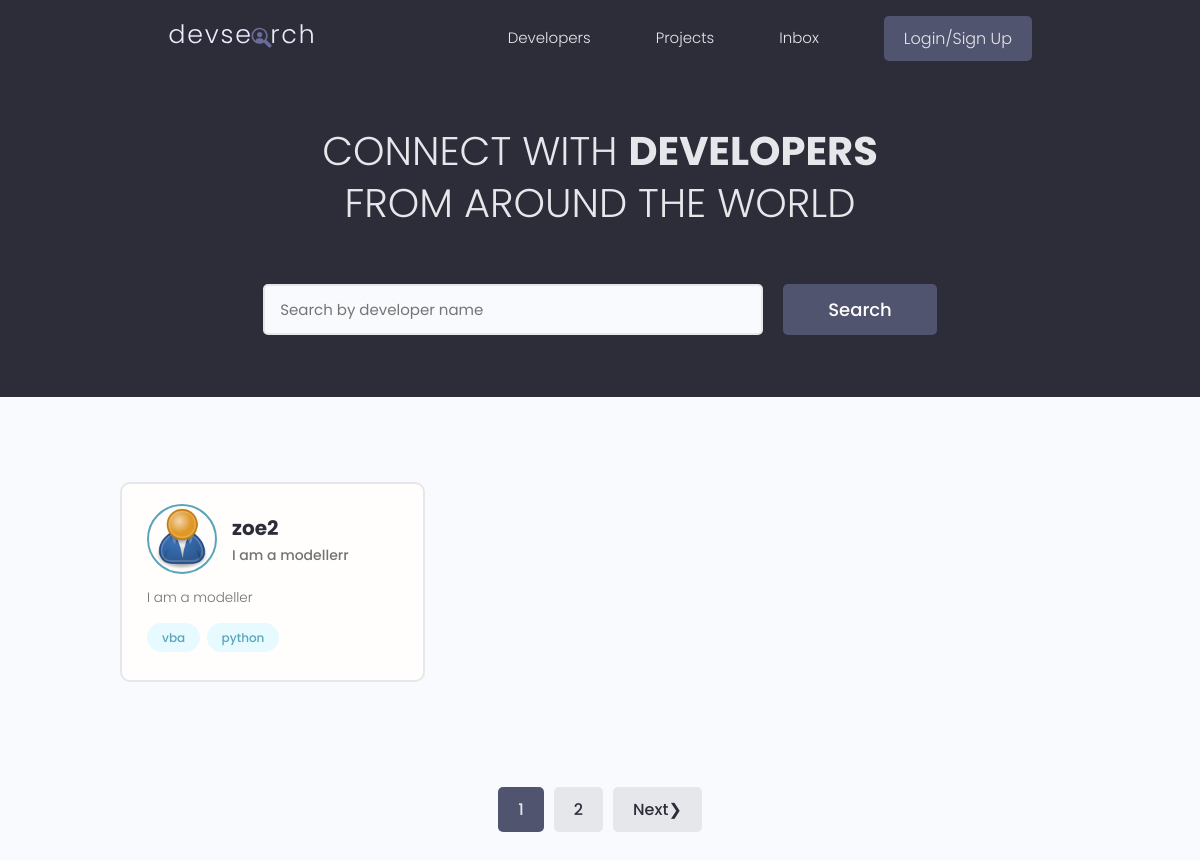
/, run on an earlier commit of the app's database.
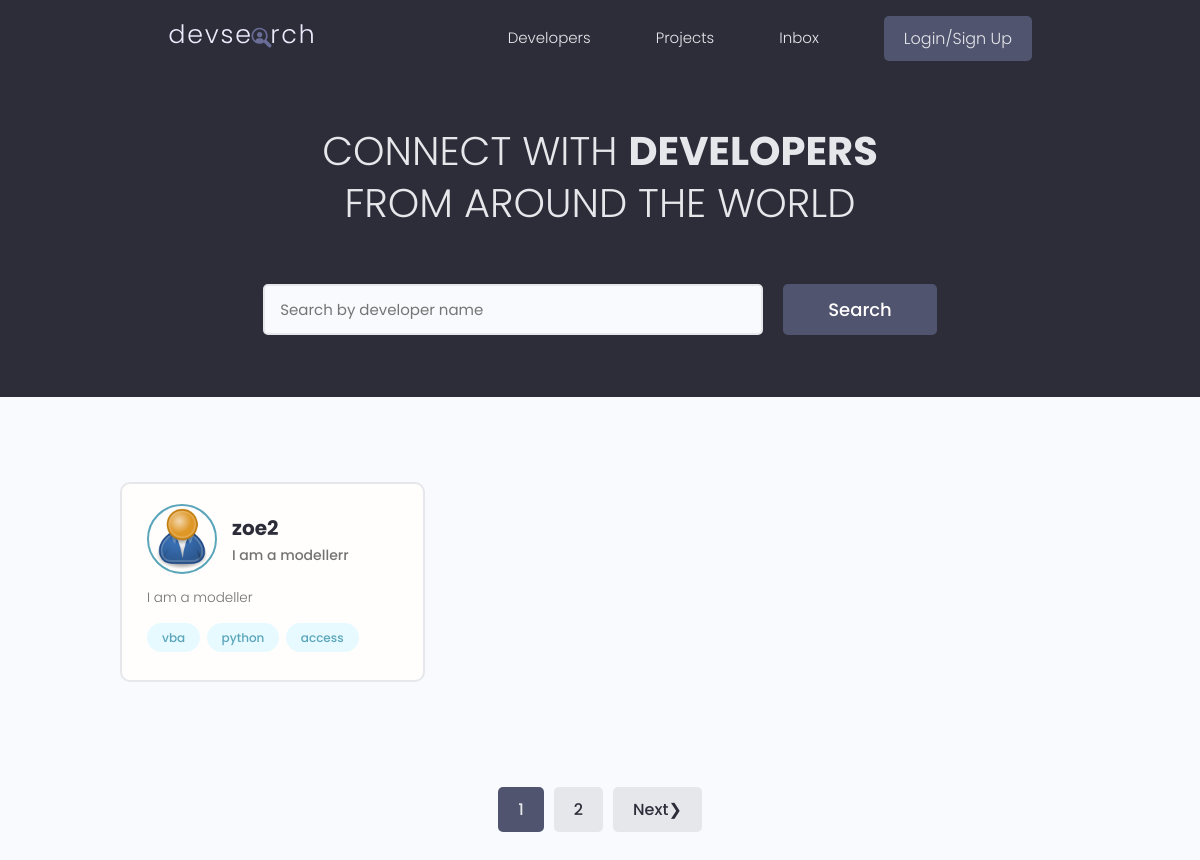
And on a later commit of the database.
### users/models.py (models this page shows, shortened)
class Profile(models.Model):
    user = models.OneToOneField(
        User, on_delete=models.CASCADE, null=True, blank=True)
    name = models.CharField(max_length=200, blank=True, null=True)
    email = models.EmailField(max_length=500, blank=True, null=True)
    username = models.CharField(max_length=200, blank=True, null=True)
    location = models.CharField(max_length=200, blank=True, null=True)
    short_intro = models.CharField(max_length=200, blank=True, null=True)
    bio = models.TextField(blank=True, null=True)
    profile_image = models.ImageField(
        null=True, blank=True, upload_to='profiles/', default="profiles/user-default.png")
    social_github = models.CharField(max_length=200, blank=True, null=True)
    social_twitter = models.CharField(max_length=200, blank=True, null=True)
    social_linkedin = models.CharField(max_length=200, blank=True, null=True)
    social_youtube = models.CharField(max_length=200, blank=True, null=True)
    social_website = models.CharField(max_length=200, blank=True, null=True)
    created = models.DateTimeField(auto_now_add=True)
    id = models.UUIDField(default=uuid.uuid4, unique=True,
                          primary_key=True, editable=False)

class Skill(models.Model):
    owner = models.ForeignKey(
        Profile, on_delete=models.CASCADE, null=True, blank=True)
    name = models.CharField(max_length=200, blank=True, null=True)
    description = models.TextField(blank=True, null=True)
    created = models.DateTimeField(auto_now_add=True)
    id = models.UUIDField(default=uuid.uuid4, unique=True,
                          primary_key=True, editable=False)
    def __str__(self):
        return str(self.name)

### users/views.py (the view)
# urls.py: path('', views.profiles, name="profiles"),
def profiles(request):
    profiles, search_query = searchProfiles(request)
    custom_range, profiles = paginationProfiles(request, profiles, 1)
    context = {'profiles': profiles, 'search_query': search_query,
               'custom_range': custom_range}
    return render(request, 'users/profiles.html', context)

### users/utils.py (called while the page is built)
def paginationProfiles(request, profiles, results):
    page = request.GET.get('page')
    paginator = Paginator(profiles, results)
    try:
        profiles = paginator.page(page)
    except PageNotAnInteger:
        page = 1
        profiles = paginator.page(page)
    except EmptyPage:
        page = paginator.num_pages
        profiles = paginator.page(page)
    leftIndex = (int(page) - 1)
    if leftIndex < 1:
        leftIndex = 1
    rightIndex = (int(page) + 2)
    if rightIndex > paginator.num_pages:
        rightIndex = paginator.num_pages + 1
    custom_range = range(leftIndex, rightIndex)
    return custom_range, profiles

def searchProfiles(request):
    search_query = ''
    if request.GET.get('search_query'):
        search_query = request.GET.get('search_query')
    skills = Skill.objects.filter(name__icontains=search_query)
    profiles = Profile.objects.distinct().filter(
        Q(name__icontains=search_query) |
        Q(short_intro__icontains=search_query) |
        Q(skill__in=skills)
    )
    return profiles, search_query

### users/templates/users/profiles.html (shortened to what this page needs)
{% extends 'main.html' %}
{% block content %}
    <main class="home">
        <section class="hero-section text-center">
          <div class="container container--narrow">
            <div class="hero-section__box">
              <h2>CONNECT WITH <span>DEVELOPERS</span></h2>
              <h2>FROM AROUND THE WORLD</h2>
            </div>
            <div class="hero-section__search">
              <form id="searchForm" class="form" action="{% url 'profiles'%}" method="get">
                <div class="form__field">
                  <input class="input input--text" id="formInput#search" type="text" name="search_query"
                    value="{{search_query}}" placeholder="Search by developer name" />
                </div>
                <input class="btn btn--sub btn--lg" type="submit" value="Search" />
              </form>
            </div>
          </div>
        </section>
        <section class="devlist">
          <div class="container">
            <div class="grid grid--three">
            {% for profile in profiles %}
            <div class="column card">
                <div class="dev">
                    <a href="{% url 'user-profile' profile.id %}" class="card__body">
                        <div class="dev__profile">
                            <img class="avatar avatar--md" src="{{ profile.profile_image.url }}" alt="image" />
                            <div class="dev__meta">
                                <h3>{{profile.name}}</h3>
                                <h5>{{profile.short_intro}}r</h5>
                            </div>
                        </div>
                        <p class="dev__info">
                            {{profile.bio|slice:"150"}}
                        </p>
                        <div class="dev__skills">
                            {% for skill in profile.skill_set.all|slice:"5"%}
                            <span class="tag tag--pill tag--main">
                                <small>{{skill}}</small>
                            </span>
                            {% endfor %}
                        </div>
                    </a>
                </div>
            </div>
            {% endfor %}
            </div>
          </div>
        </section>
        {% include 'pagination.html' with queryset=profiles custom_range=custom_range %}
      </main>
{% endblock content %}

What changed in the data, as far as the page shows it:
added Skill: name "access"
